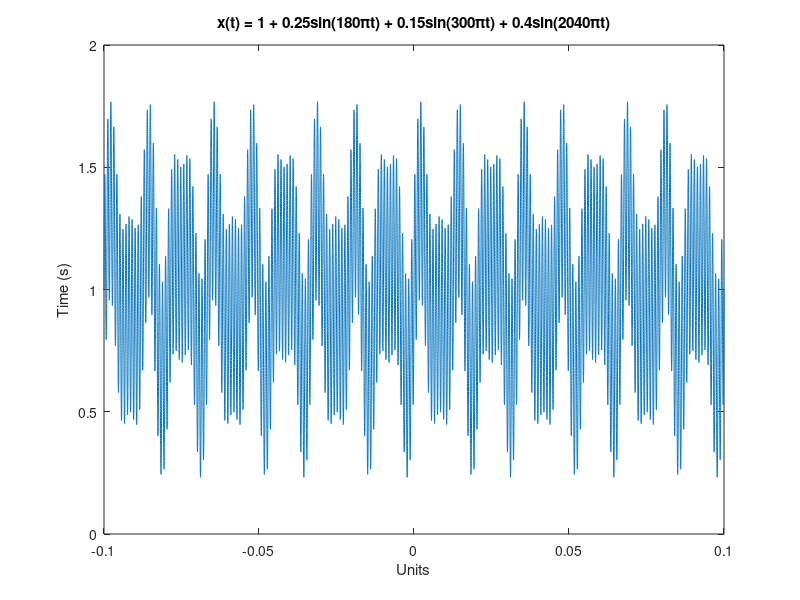

This chart was generated by the following MATLAB code:
t = -0.1:(1/(2*1020*100)):0.1;
dsb_am = 1 + 0.25*sin(180*pi*t)+0.15*sin(300*pi*t)+0.4*sin(2040*pi*t);

figure;
plot(t, dsb_am)
title('x(t) = 1 + 0.25sin(180\pit) + 0.15sin(300\pit) + 0.4sin(2040\pit)')
xlabel('Units')
ylabel('Time (s)')